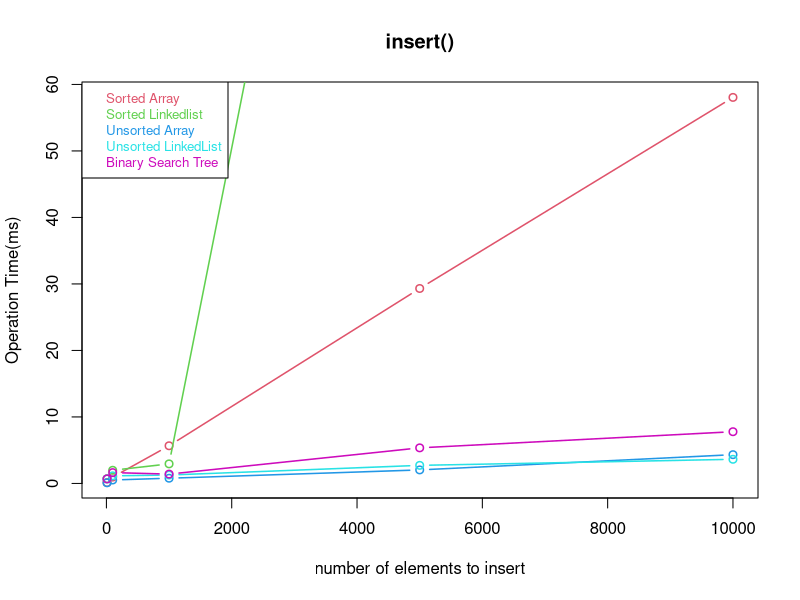
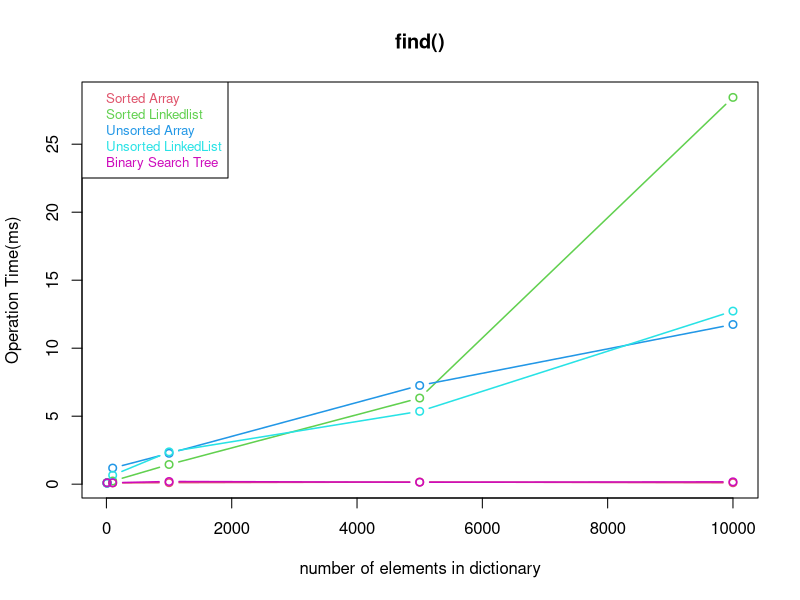
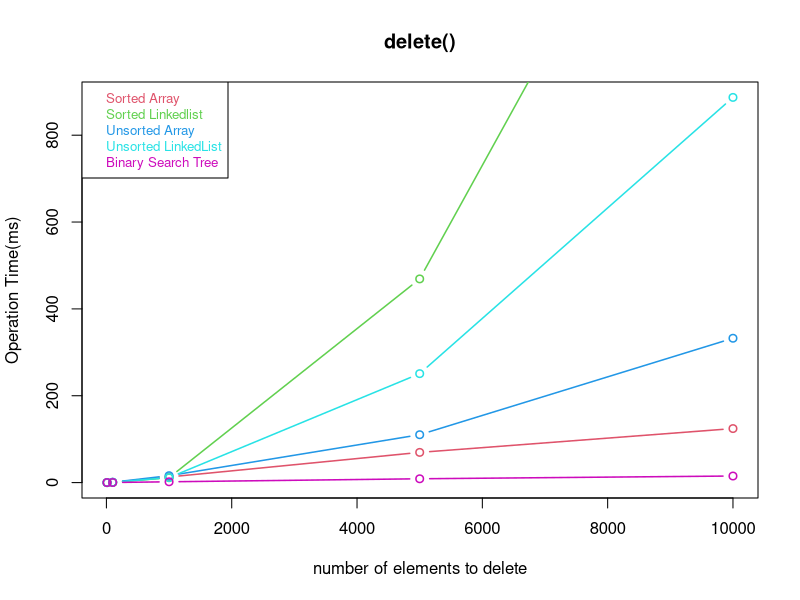

Write R code to recreate these figures, in order.
size = c(10, 100, 1000, 5000, 10000)
xrange = range(size)

# insertion
time_insert_SA = c(0.127605, 0.95605, 5.664792, 29.315963, 58.048813)
time_insert_SLL = c(0.70242, 1.98084, 2.943211, 192.91899, 321.832029)
time_insert_UA = c(0.099161, 0.518322, 0.785383, 2.034174, 4.327508)
time_insert_ULL = c(0.67279, 1.144099, 1.265383, 2.718816, 3.630619)
time_insert_BST = c(0.683062, 1.630421, 1.404445, 5.351904, 7.779559)
yrange_insert = range(time_insert_SA)
plot(xrange, yrange_insert, type = "n", xlab = "number of elements to insert", 
     ylab = "Operation Time(ms)")
title("insert()")
lines(size, time_insert_SA, type = "b", lwd = 1.5, col = 2)
lines(size, time_insert_SLL, type = "b", lwd = 1.5, col = 3)
lines(size, time_insert_UA, type = "b", lwd = 1.5, col = 4)
lines(size, time_insert_ULL, type = "b", lwd = 1.5, col = 5)
lines(size, time_insert_BST, type = "b", lwd = 1.5, col = 6)
legend("topleft", c("Sorted Array", "Sorted Linkedlist", "Unsorted Array",
                      "Unsorted LinkedList", "Binary Search Tree"),
        text.col = 2:6, cex = 0.8)


# find
time_find_SA = c(0.073087, 0.090074, 0.111407, 0.15842, 0.103506)
time_find_SLL = c(0.116543, 0.233086, 1.447112, 6.332842, 28.44169)
time_find_UA = c(0.097185, 1.18558, 2.270421, 7.259657, 11.743214)
time_find_ULL = c(0.063605, 0.657383, 2.376298, 5.357039, 12.728499)
time_find_BST = c(0.099951, 0.105877, 0.197136, 0.143803, 0.172247)
yrange_find = range(time_find_SLL)
plot(xrange, yrange_find, type = "n", xlab = "number of elements in dictionary", 
     ylab = "Operation Time(ms)")
title("find()")
lines(size, time_find_SA, type = "b", lwd = 1.5, col = 2)
lines(size, time_find_SLL, type = "b", lwd = 1.5, col = 3)
lines(size, time_find_UA, type = "b", lwd = 1.5, col = 4)
lines(size, time_find_ULL, type = "b", lwd = 1.5, col = 5)
lines(size, time_find_BST, type = "b", lwd = 1.5, col = 6)
legend("topleft", c("Sorted Array", "Sorted Linkedlist", "Unsorted Array",
                    "Unsorted LinkedList", "Binary Search Tree"),
       text.col = 2:6, cex = 0.8)

# delete
time_del_SA = c(0.039901, 0.527802, 12.95882, 69.573559, 124.42079)
time_del_SLL = c(0.009876, 0.425087, 11.284942, 469.075149, 1776.954381)
time_del_UA = c(0.014223, 0.983704, 15.913488, 110.271253, 332.412576)
time_del_ULL = c(0.013827, 0.609581, 11.535807, 250.902223, 887.019017)
time_del_BST = c(0.077827, 0.246124, 1.859557, 8.803164, 15.153784)
yrange_del = range(time_del_ULL)
plot(xrange, yrange_del, type = "n", xlab = "number of elements to delete",
     ylab = "Operation Time(ms)")
title("delete()")
lines(size, time_del_SA, type = "b", lwd = 1.5, col = 2)
lines(size, time_del_SLL, type = "b", lwd = 1.5, col = 3)
lines(size, time_del_UA, type = "b", lwd = 1.5, col = 4)
lines(size, time_del_ULL, type = "b", lwd = 1.5, col = 5)
lines(size, time_del_BST, type = "b", lwd = 1.5, col = 6)
legend("topleft", c("Sorted Array", "Sorted Linkedlist", "Unsorted Array",
                    "Unsorted LinkedList", "Binary Search Tree"),
       text.col = 2:6, cex = 0.8)
